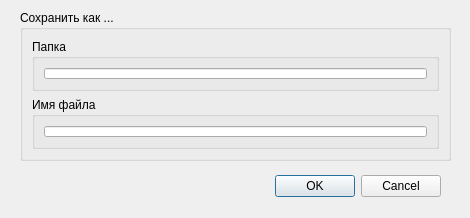
<?xml version="1.0" encoding="UTF-8"?>
<ui version="4.0">
 <class>Dialog</class>
 <widget class="QDialog" name="Dialog">
  <property name="geometry">
   <rect>
    <x>0</x>
    <y>0</y>
    <width>470</width>
    <height>218</height>
   </rect>
  </property>
  <property name="windowTitle">
   <string>Сохранить как ...</string>
  </property>
  <widget class="QDialogButtonBox" name="buttonBox">
   <property name="geometry">
    <rect>
     <x>-180</x>
     <y>170</y>
     <width>621</width>
     <height>32</height>
    </rect>
   </property>
   <property name="orientation">
    <enum>Qt::Horizontal</enum>
   </property>
   <property name="standardButtons">
    <set>QDialogButtonBox::Cancel|QDialogButtonBox::Ok</set>
   </property>
  </widget>
  <widget class="QGroupBox" name="groupBox_2">
   <property name="geometry">
    <rect>
     <x>20</x>
     <y>10</y>
     <width>431</width>
     <height>151</height>
    </rect>
   </property>
   <property name="title">
    <string>Сохранить как ...</string>
   </property>
   <layout class="QVBoxLayout" name="verticalLayout">
    <item>
     <widget class="QGroupBox" name="groupBox">
      <property name="title">
       <string>Папка</string>
      </property>
      <layout class="QVBoxLayout" name="verticalLayout_2">
       <item>
        <widget class="QLineEdit" name="folder"/>
       </item>
      </layout>
     </widget>
    </item>
    <item>
     <widget class="QGroupBox" name="groupBox_3">
      <property name="title">
       <string>Имя файла</string>
      </property>
      <layout class="QVBoxLayout" name="verticalLayout_3">
       <item>
        <widget class="QLineEdit" name="file_name"/>
       </item>
      </layout>
     </widget>
    </item>
   </layout>
  </widget>
 </widget>
 <resources/>
 <connections>
  <connection>
   <sender>buttonBox</sender>
   <signal>accepted()</signal>
   <receiver>Dialog</receiver>
   <slot>accept()</slot>
   <hints>
    <hint type="sourcelabel">
     <x>248</x>
     <y>254</y>
    </hint>
    <hint type="destinationlabel">
     <x>157</x>
     <y>274</y>
    </hint>
   </hints>
  </connection>
  <connection>
   <sender>buttonBox</sender>
   <signal>rejected()</signal>
   <receiver>Dialog</receiver>
   <slot>reject()</slot>
   <hints>
    <hint type="sourcelabel">
     <x>316</x>
     <y>260</y>
    </hint>
    <hint type="destinationlabel">
     <x>286</x>
     <y>274</y>
    </hint>
   </hints>
  </connection>
 </connections>
</ui>
